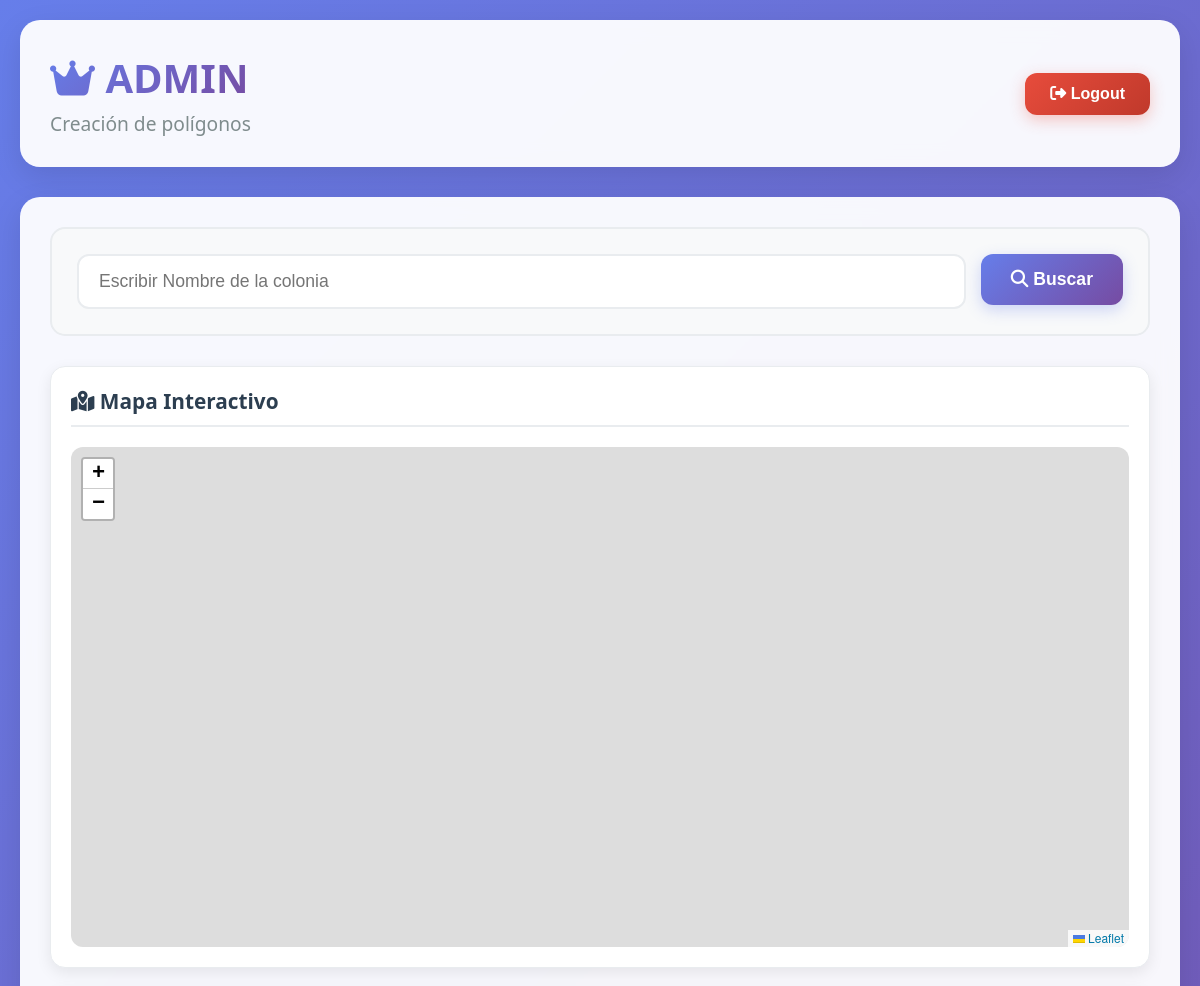
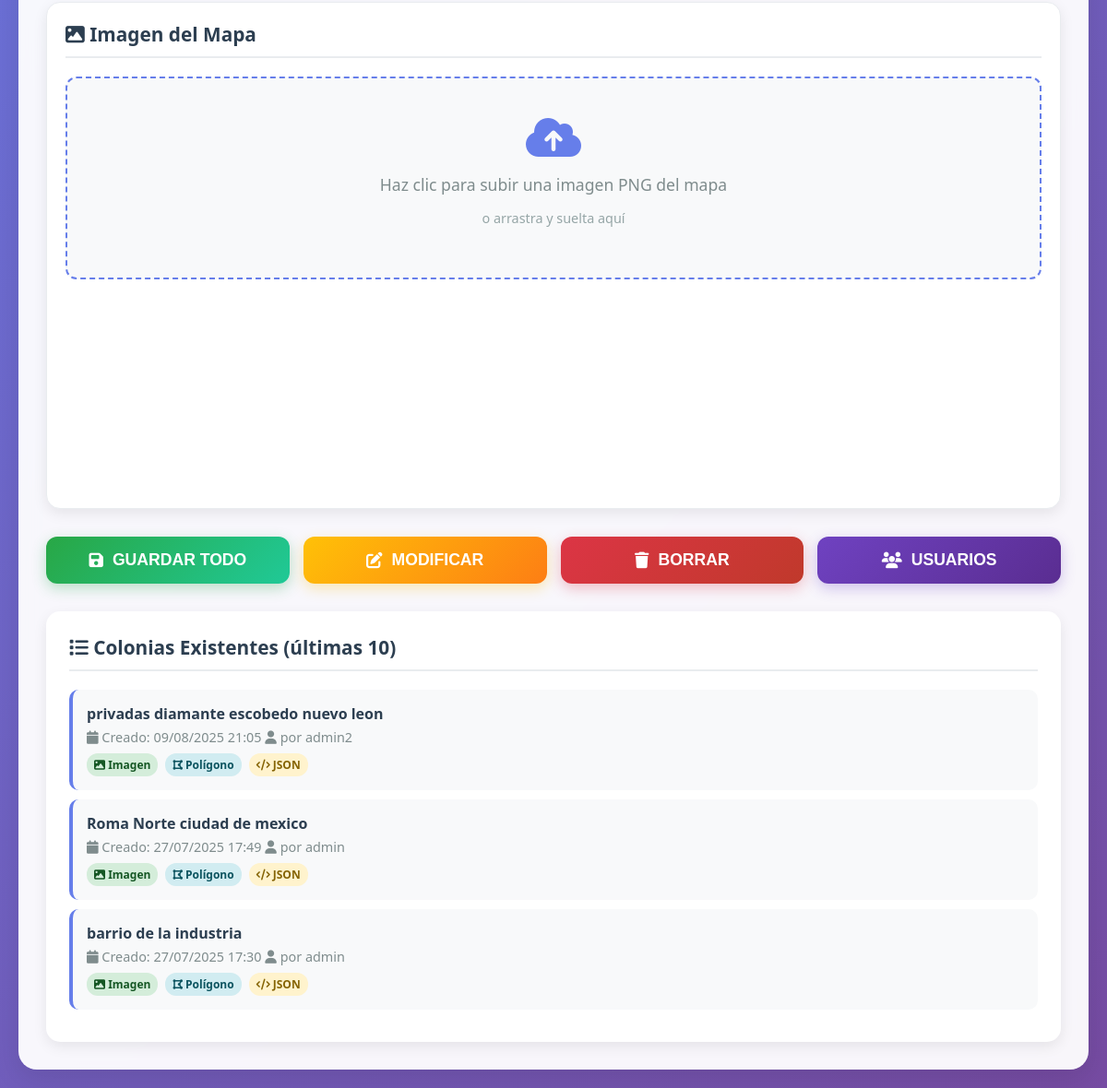
/accounts/admin_dashboard/ (signed in), run on the app's committed database (2 pictures, top to bottom).
### core/models.py (models this page shows, shortened)
class ColoniaProcesada(models.Model):
    nombre = models.CharField(max_length=255, unique=True)
    nombre_normalizado = models.CharField(max_length=255, unique=True)
    imagen = models.ImageField(upload_to='colonias/imagenes/', null=True, blank=True)
    poligono_geojson = models.JSONField(null=True, blank=True)
    datos_json = models.JSONField(null=True, blank=True)
    configuracion = models.JSONField(null=True, blank=True)
    fecha_creacion = models.DateTimeField(auto_now_add=True)
    fecha_modificacion = models.DateTimeField(auto_now=True)
    creado_por = models.ForeignKey(settings.AUTH_USER_MODEL, on_delete=models.CASCADE, related_name='colonias_creadas')
    class Meta:
        verbose_name = "Colonia Procesada"
        verbose_name_plural = "Colonias Procesadas"
        ordering = ['-fecha_creacion']

### accounts/models.py (models this page shows, shortened)
class User(AbstractUser):
    ROLE_CHOICES = [
        ('admin', 'Admin'),
        ('staff', 'Staff'),
        ('employee', 'Employee'),
        ('researcher', 'Researcher'),
    ]
    role = models.CharField(max_length=20, choices=ROLE_CHOICES, default='employee')

### accounts/views.py (the view, shortened to what this page needs)
# urls.py: path('admin_dashboard/', admin_dashboard, name='admin_dashboard'),
@login_required
def admin_dashboard(request):
    if request.user.role != 'admin':
        return HttpResponseForbidden('Acceso denegado: No eres admin.')
    context = {}
    context['colonias_existentes'] = ColoniaProcesada.objects.all()[:10]
    return render(request, 'admin_dashboard.html', context)

### accounts/templates/admin_dashboard.html (shortened to what this page needs)
<!DOCTYPE html>
<html lang="es">
<head>
    <link rel="stylesheet" href="https://cdnjs.cloudflare.com/ajax/libs/font-awesome/6.4.0/css/all.min.css">
    <link rel="stylesheet" href="https://unpkg.com/leaflet@1.9.3/dist/leaflet.css"/>
    <link rel="stylesheet" href="https://cdn.jsdelivr.net/npm/leaflet-draw@1.0.4/dist/leaflet.draw.css"/>
</head>
<body>
<div class="admin-container">
    <div class="header">
        <div class="header-content">
            <h1><i class="fas fa-crown"></i> ADMIN</h1>
            <h2>Creación de polígonos</h2>
        </div>
        <button type="button" onclick="confirmLogout()" class="logout-btn">
            <i class="fas fa-sign-out-alt"></i> Logout
        </button>
    </div>
    <div class="main-content">
        <form method="post" enctype="multipart/form-data" id="main-form">
            <div class="search-section">
                <div style="display: flex; gap: 15px; align-items: flex-start;">
                    <div class="search-container">
                        <input type="text"
                               name="colonia"
                               id="colonia"
                               class="search-input"
                               placeholder="Escribir Nombre de la colonia"
                               required
                               value="{{ colonia|default:'' }}">
                    </div>
                    <button type="button" id="buscar-btn" class="search-btn">
                        <i class="fas fa-search"></i> Buscar
                    </button>
                </div>
            </div>
            <div class="panel-row">
                <div class="panel">
                    <div class="panel-title">
                        <i class="fas fa-map-marked-alt"></i> Mapa Interactivo
                    </div>
                    <div id="map"></div>
                </div>
                <div class="panel">
                    <div class="panel-title">
                        <i class="fas fa-image"></i> Imagen del Mapa
                    </div>
                    <div class="image-upload-area" onclick="document.getElementById('png-upload').click()">
                        <i class="fas fa-cloud-upload-alt"></i>
                        <p>Haz clic para subir una imagen PNG del mapa</p>
                        <p style="font-size: 0.9rem; color: #95a5a6;">o arrastra y suelta aquí</p>
                    </div>
                </div>
            </div>
            <div class="actions">
                <button type="submit" name="action" value="guardar" id="guardar-btn" class="action-btn btn-save">
                    <i class="fas fa-save"></i> GUARDAR TODO
                </button>
                <button type="submit" name="action" value="modificar" class="action-btn btn-modify">
                    <i class="fas fa-edit"></i> MODIFICAR
                </button>
                <button type="submit" name="action" value="borrar" class="action-btn btn-delete">
                    <i class="fas fa-trash"></i> BORRAR
                </button>
                <button type="submit" name="action" value="usuarios" class="action-btn btn-users">
                    <i class="fas fa-users"></i> USUARIOS
                </button>
            </div>
        </form>
        {% if colonias_existentes %}
        <div class="colonias-existentes">
            <div class="colonias-title">
                <i class="fas fa-list"></i> Colonias Existentes (últimas 10)
            </div>
            {% for colonia in colonias_existentes %}
            <div class="colonia-item" onclick="cargarColonia('{{ colonia.nombre }}')">
                <div class="colonia-name">{{ colonia.nombre }}</div>
                <div class="colonia-info">
                    <i class="fas fa-calendar"></i> Creado: {{ colonia.fecha_creacion|date:"d/m/Y H:i" }}
                    <i class="fas fa-user"></i> por {{ colonia.creado_por.username }}
                </div>
                <div class="status-indicators">
                    {% if colonia.imagen %}
                        <span class="status-indicator status-imagen">
                            <i class="fas fa-image"></i> Imagen
                        </span>
                    {% endif %}
                    {% if colonia.poligono_geojson %}
                        <span class="status-indicator status-poligono">
                            <i class="fas fa-draw-polygon"></i> Polígono
                        </span>
                    {% endif %}
                    {% if colonia.datos_json %}
                        <span class="status-indicator status-json">
                            <i class="fas fa-code"></i> JSON
                        </span>
                    {% endif %}
                </div>
            </div>
            {% endfor %}
        </div>
        {% endif %}
    </div>
</div>
</body>
</html>

### data on the page
ColoniaProcesada: nombre "privadas diamante escobedo nuevo leon", fecha_creacion "09/08/2025 21:05", creado_por.username "admin2", shows "Imagen", shows "Polígono", shows "JSON"
ColoniaProcesada: nombre "Roma Norte ciudad de mexico", fecha_creacion "27/07/2025 17:49", creado_por.username "admin", shows "Imagen", shows "Polígono", shows "JSON"
ColoniaProcesada: nombre "barrio de la industria", fecha_creacion "27/07/2025 17:30", creado_por.username "admin", shows "Imagen", shows "Polígono", shows "JSON"
